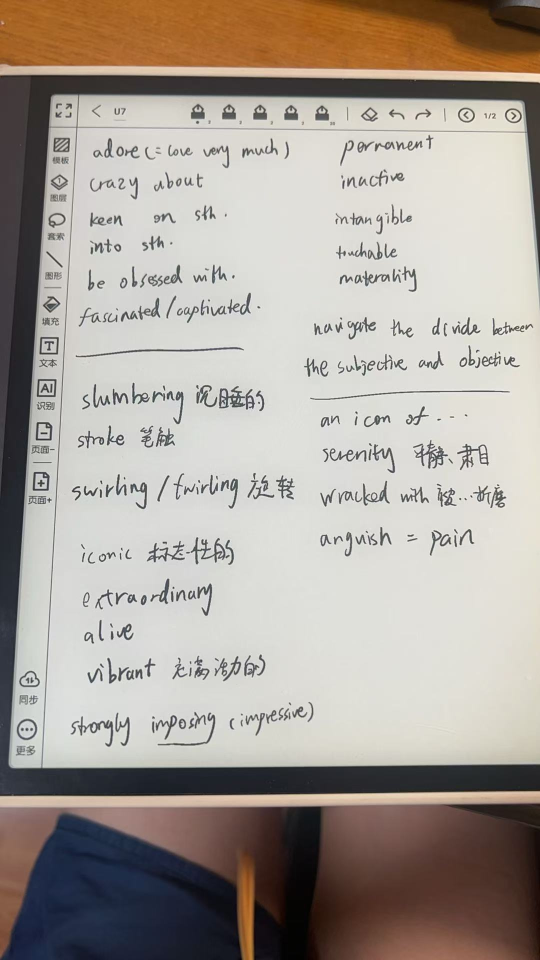
#> input picture test-ocr.jpg, 1080 x 1920 px (shown at 1/2 size)
$ python -i server.py   (imports and definitions only)
#> lines starting #> are read from the running program, lines starting #| are printed output that depends on the picture; after the words box and inside, x2 and y2 are one past the last pixel; in counts of white or black regions, pixels touching at a corner belong together
#!/usr/bin/env python3
"""拍照识词 OCR 微服务（Unlimited-OCR-2 后端 + OpenCV 高亮检测）

流水线：
  1. 透视矫正：把拍歪的书页拉正
  2. HSV 高亮检测：找出荧光笔高亮区域
  3. 红笔标记检测：自适应纸色的敏感 mask（淡笔也能抓）→ 按形状分成
     「圈」与「下划线」，并用「外圈占比 / 填充率 / 圈内印刷墨迹」剔除手写批注
  4. 每个标记在局部 x 范围做墨迹投影定位它圈住的那一行（整页投影会被纸张弧度糊成一块）
  5. 同一行的多个标记只做一次 OCR：该行切横条送 Unlimited-OCR-2（SGLang，
     OpenAI 兼容接口）识别
  6. 行内墨迹投影分词：圈取圈中心最近的词、下划线取覆盖范围内的词；
     再用 ECDict 词表校验，读到词典外的词就换「去笔迹」版重识一次

OCR 后端地址由环境变量 UNLIMITED_OCR_URL 指定，默认 http://127.0.0.1:8014。
"""

import base64
import csv
import json
import logging
import os
import re
import signal
import sys
import time
import unicodedata
from concurrent.futures import ThreadPoolExecutor

import cv2
import numpy as np
import requests
from flask import Flask, request, jsonify

# ===== 配置 =====

OCR_URL = (os.environ.get('UNLIMITED_OCR_URL') or 'http://127.0.0.1:8014').rstrip('/')
OCR_MODEL = os.environ.get('UNLIMITED_OCR_MODEL') or 'Unlimited-OCR-2'
OCR_TIMEOUT = float(os.environ.get('UNLIMITED_OCR_TIMEOUT') or 300)
# 单次请求带几张切片（单图请求更稳；并发数控制同时打给后端的请求数）
OCR_PARALLEL = max(1, int(os.environ.get('UNLIMITED_OCR_PARALLEL') or 3))
# 设 OCR_DEBUG=1 时把标记/行带/取词的判据打到 stderr，便于调参
OCR_DEBUG = bool(os.environ.get('OCR_DEBUG'))
OCR_MAX_TOKENS_PER_IMAGE = int(os.environ.get('UNLIMITED_OCR_MAX_TOKENS_PER_IMAGE') or 512)

# [1 line not run here, left out]
# [1 line that did not run here, left out]

# ===== 常见英文词典（用于粘连词拆分 / 碎片合并 / 圈出误读修正） =====

WORD_DICT = None


# [214 lines left out: functions load_word_dict, split_stuck_word, split_by_punctuation, split_stuck_words, order_points, four_point_transform and 3 more, not called in this run]


def enhance_color_document(img):
    """去除阴影，让纸张变白，但保留墨迹和荧光色。"""
    kernel_size = max(25, min(img.shape[0], img.shape[1]) // 20)
    kernel = cv2.getStructuringElement(cv2.MORPH_RECT, (kernel_size, kernel_size))
    bg = cv2.dilate(img, kernel)
    bg = cv2.GaussianBlur(bg, (21, 21), 0)
    out = 255 * (img.astype(np.float32) / (bg.astype(np.float32) + 1e-7))
    return np.clip(out, 0, 255).astype(np.uint8)


# ===== 高亮 / 墨迹 mask =====

# [90 lines left out: functions extract_highlight_mask, filter_highlight_mask, component_boxes, check_word_highlighted, not called in this run]


# ===== 红笔/黑笔标记检测 =====


# ===== 红笔标记 / 局部行 / 分词 =====

def _red_mask(img):
    hsv = cv2.cvtColor(img, cv2.COLOR_BGR2HSV)
    # V<=235：排除浅粉色荧光笔（V 接近 255），只留红笔
    red1 = cv2.inRange(hsv, np.array([0, 50, 100]), np.array([10, 255, 235]))
    red2 = cv2.inRange(hsv, np.array([170, 50, 100]), np.array([180, 255, 235]))
    return cv2.bitwise_or(red1, red2)


def _dark_mask(img, enhanced=None, mark_mask=None):
    """印刷文字的二值 mask（暗且低饱和），排除标记笔迹与彩色高亮。

    这里要连**敏感**标记 mask 一起排除：学生手写的红笔中文常常又暗又低饱和，
    只按 ``_red_mask``（保守窗口）排不干净，漏下的笔画会被当成「印刷墨迹」，
    于是页边批注也能通过「行内有文字」的校验，凭空造出假词。
    """
    hsv = cv2.cvtColor(img, cv2.COLOR_BGR2HSV)
    # 阈值取在**光照归一化**后的灰阶上：手机拍书页时页边常有阴影，
    # 直接对原图卡 gray<110 会把阴影纸当成墨迹，页边批注因此能骗过校验。
    base = enhanced if enhanced is not None else enhance_color_document(img)
    gray = cv2.cvtColor(base, cv2.COLOR_BGR2GRAY)
    marks = cv2.bitwise_or(_red_mask(img),
                           _mark_mask(img) if mark_mask is None else mark_mask)
    # 不再加「饱和度低」这道门：手机拍的暖色偏照片里，黑字的 S 中位数就有 128，
    # 一刀 S<120 会把整页印刷文字挡掉（实测 sample2 只剩 3% 墨迹、行带碎成 10px 细条）。
    # 彩色干扰已经由上面的 marks 排除，无需再看饱和度。
    dark = (gray < 110).astype(np.uint8)
    dark[marks > 0] = 0
    return dark


# [12 lines left out: function _ocr_source, not called in this run]


def _red_residual(img, ksize=31):
    """红色度 ``R - max(G,B)``，以及它相对「局部纸色」的超出量。"""
    b = img[:, :, 0].astype(np.float32)
    g = img[:, :, 1].astype(np.float32)
    r = img[:, :, 2].astype(np.float32)
    redness = r - np.maximum(g, b)
    red8 = np.clip(redness, 0, 255).astype(np.uint8)
    bg = cv2.medianBlur(red8, ksize).astype(np.float32)
    return redness, redness - bg


def _mark_mask(img):
    """红笔/彩色笔标记的敏感 mask（自适应纸色）。

    实测学生常用很淡的细笔：S 只有 20~40、笔画 1~2px。旧版固定窗口
    （``S>=50`` 且 ``V<=235``）会把这种笔迹切碎成噪点 —— 一张整页照片上
    只剩 0.04% 的红像素、且都是下划线碎片，圈本身完全检不到。

    这里改用「红色度」为主判据，并用大核中值估出纸色、取局部超出量：
    既不会被暖色纸/阴影渐变整片骗成红色，又能抓住淡笔。
    """
    hsv = cv2.cvtColor(img, cv2.COLOR_BGR2HSV)
    redness, resid = _red_residual(img)
    v = hsv[:, :, 2].astype(np.int16)
    s = hsv[:, :, 1].astype(np.int16)
    strong = redness >= 30                       # 正常红笔：绝对红度够
    faint = (resid >= 4) & (redness >= 8)        # 淡笔：只要比周围纸更红
    m = ((strong | faint) & (v >= 45) & (s >= 12)).astype(np.uint8) * 255
    m = cv2.morphologyEx(m, cv2.MORPH_OPEN,
                         cv2.getStructuringElement(cv2.MORPH_ELLIPSE, (3, 3)))
    m = cv2.morphologyEx(m, cv2.MORPH_CLOSE,
                         cv2.getStructuringElement(cv2.MORPH_ELLIPSE, (5, 5)))
    return m


# [16 lines left out: function _ring_score, not called in this run]


MIN_MARK_AREA = 90


# [188 lines left out: functions _erase_marks, detect_marks, _pick_band_for_mark, _local_line_bands, _pick_line_band, _score_ocr_text and 1 more, not called in this run]


def _strip_token(tok):
    return tok.strip('.,;:!?\'"()[]{}“”‘’')


# [83 lines left out: functions _pick_token_and_seg, _clean_circled_prefix, _tokens_in_range, _ocr_strip, not called in this run]


# ===== Unlimited-OCR-2 客户端 =====

_BLOCK_RE = re.compile(r'<BLOCK>(.*?)<FORK>(.*?)(?=<BLOCK>|<PAGE>|$)', re.S)
_BBOX_RE = re.compile(r'\[(-?\d+),\s*(-?\d+),\s*(-?\d+),\s*(-?\d+)\]')
_TAG_RE = re.compile(r'<[^>]+>')


# [114 lines left out: functions _encode_jpeg_b64, _collapse_repeats, _clean_page_text, _ocr_blocks, not called in this run]


# ===== 候选区域切片与分词 =====


# ===== ECDict 词表（与前端 src/lib/dict 同一份，用于校验收词） =====

_WORDS = None
_EDITS_ALPHA = 'abcdefghijklmnopqrstuvwxyz'


# [70 lines left out: functions _ecdict_candidates, _quality, load_words, not called in this run]


def _deaccent(text):
    return ''.join(c for c in unicodedata.normalize('NFKD', text)
                   if not unicodedata.combining(c))


# [40 lines left out: functions _edits1, _dict_ok_or_fix, not called in this run]


_WORD_RE = re.compile(r"^[A-Za-zÀ-ÖØ-öø-ÿ][A-Za-zÀ-ÖØ-öø-ÿ'’\-]*$")
_CJK_RE = re.compile(r'[\u3000-\u303f\u3400-\u9fff\uff00-\uffef]')


# [301 lines left out: functions _looks_like_english_word, _candidates_for_roi, _extract_marked_words, _dedupe_words, ocr_and_detect, handle_ocr and 1 more, not called in this run]


# [14 lines not run here, left out]

>>> import cv2
>>> picture = cv2.imread('../test-ocr.jpg')
#> picture is the input picture: shape (1920, 1080, 3); mean B, G, R 153.7, 161.6, 169.6
>>> result = _dark_mask(picture)
#> in _dark_mask, `hsv = cv2.cvtColor(img, cv2.COLOR_BGR2HSV)`: hsv: shape (1920, 1080, 3); mean H, S, V 39.2, 42.4, 171.8
#> in enhance_color_document, `bg = cv2.dilate(img, kernel)`:
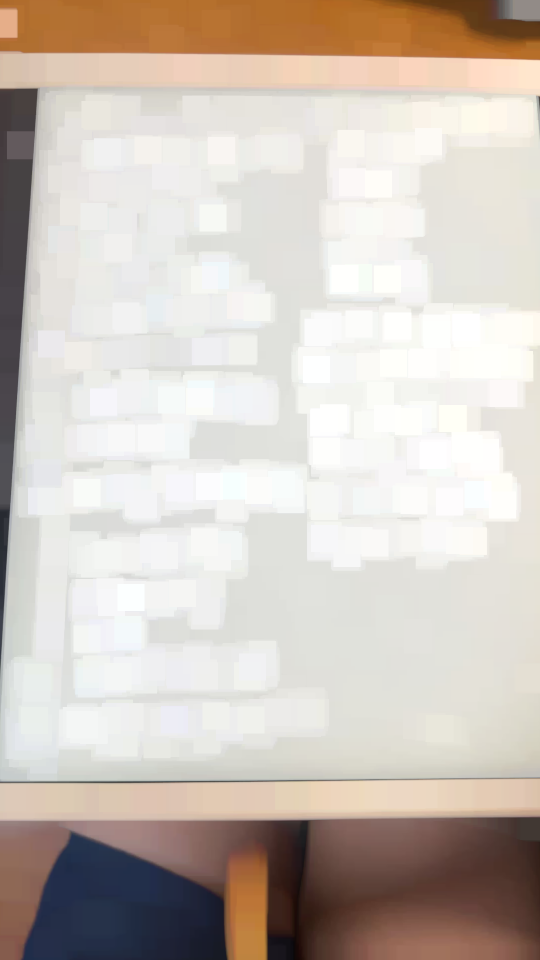
#> bg: shape (1920, 1080, 3) (shown at 1/2 size); mean B, G, R 187.9, 196.2, 205.5
#> in _dark_mask, `gray = cv2.cvtColor(base, cv2.COLOR_BGR2GRAY)`:
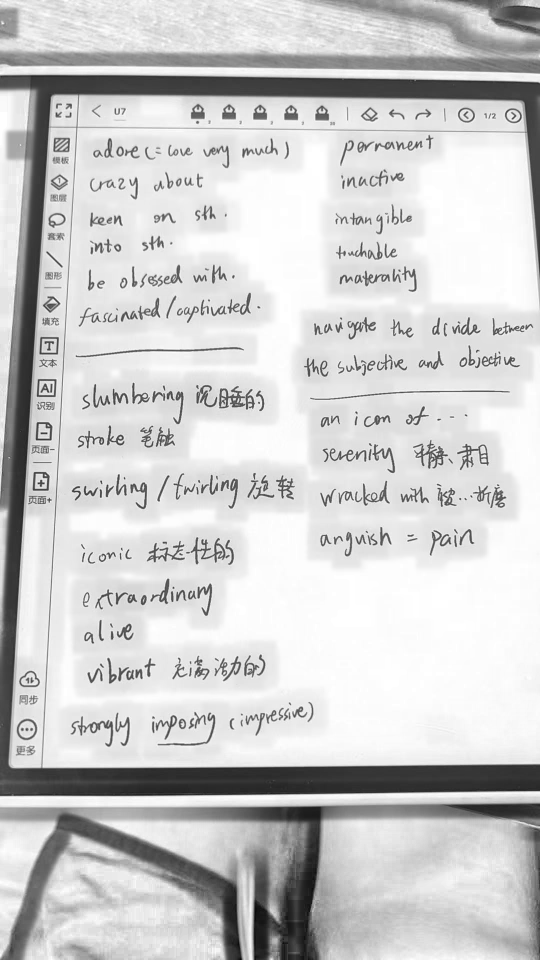
#> gray: shape (1920, 1080) (shown at 1/2 size); min 4, max 255, mean 205.1
#> in _red_mask, `red1 = cv2.inRange(hsv, np.array([0, 50, 100]), np.array([10, 255, 235..`:
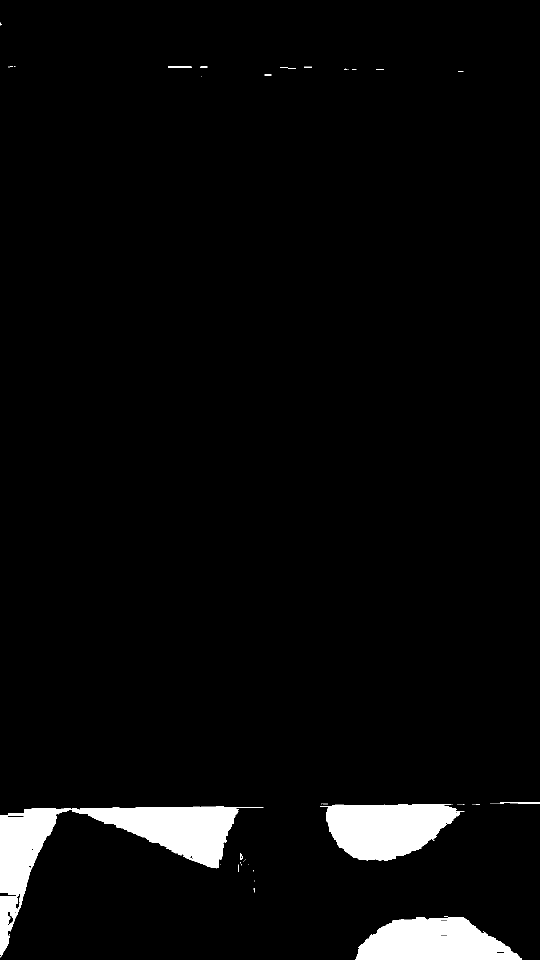
#> red1: shape (1920, 1080) (shown at 1/2 size); 3.9% white; 74 white regions (62 under 20 px), largest, box (x1, y1, x2, y2) and area: (0, 1612, 527, 1915) 37333, (640, 1608, 929, 1722) 22319, (711, 1832, 1044, 1920) 20621
#> in _red_mask, `red2 = cv2.inRange(hsv, np.array([170, 50, 100]), np.array([180, 255, ..`: red2: shape (1920, 1080); 0.01% white in thin lines or dots, all inside (x1, y1, x2, y2) = (6, 1607, 1055, 1906)
#> in _red_residual, `redness = r - np.maximum(g, b)`:
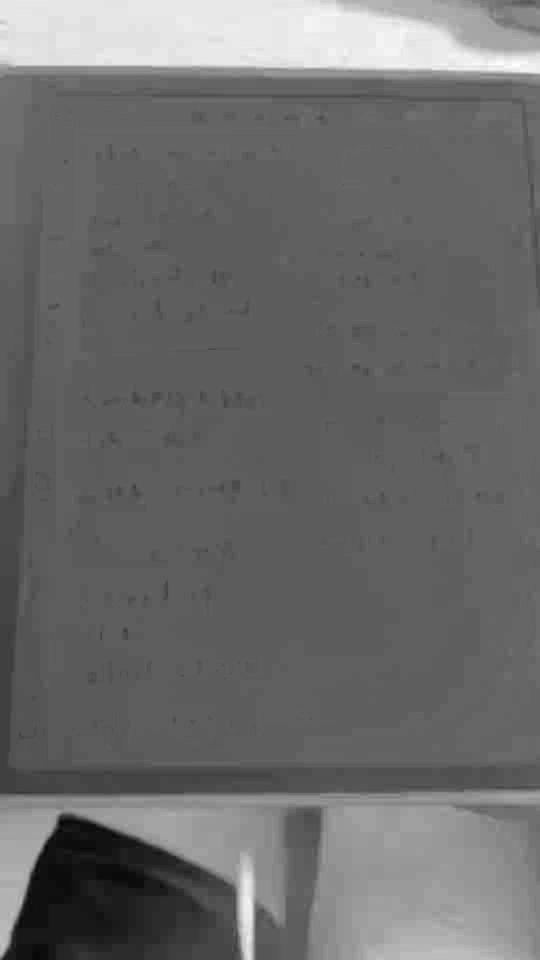
#> redness: shape (1920, 1080) float32 (shown at 1/2 size); min -47, max 80, mean 6.6; drawn with min black and max white
#> in _mark_mask, `redness, resid = _red_residual(img)`:
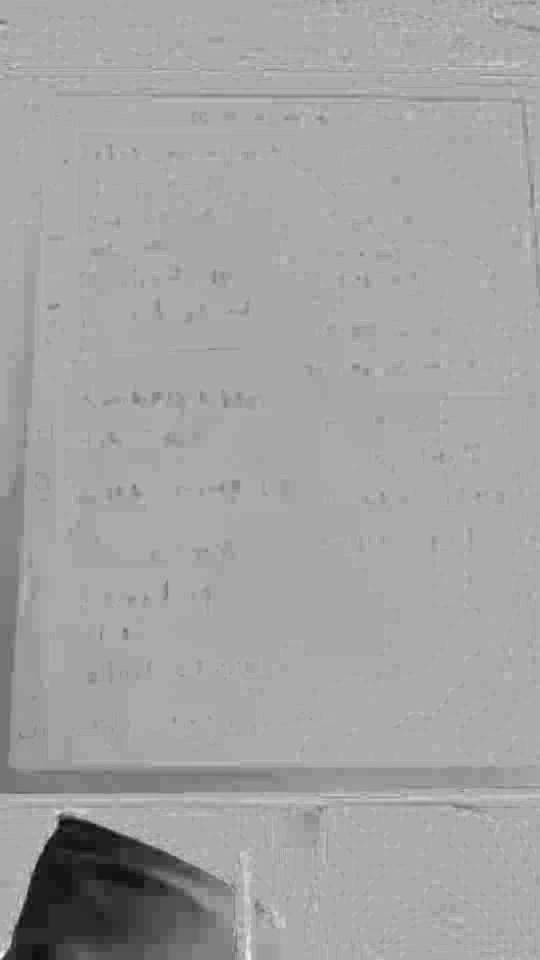
#> resid: shape (1920, 1080) float32 (shown at 1/2 size); min -47, max 23, mean -2.2; drawn with min black and max white
#> in _mark_mask, `s = hsv[:, :, 1].astype(np.int16)`:
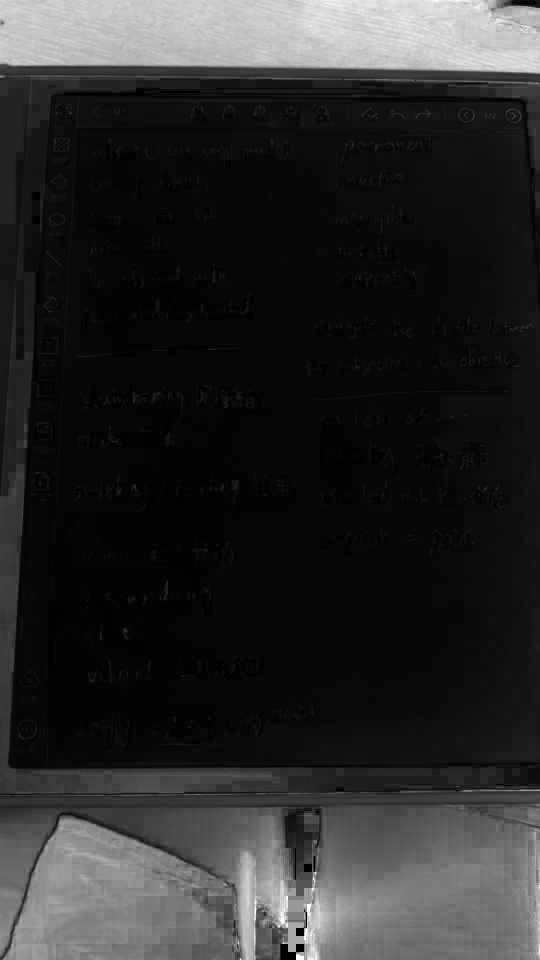
#> s: shape (1920, 1080) int16 (shown at 1/2 size); min 0, max 255, mean 42.4
#> in _mark_mask, `strong = redness >= 30`: strong: shape (1920, 1080) bool; 11.8% white; 46 white regions (25 under 20 px), largest, box (x1, y1, x2, y2) and area: (0, 0, 1080, 151) 143402, (704, 1728, 1064, 1920) 46839, (0, 1621, 119, 1912) 15586
#> in _mark_mask, `faint = (resid >= 4) & (redness >= 8)`: faint: shape (1920, 1080) bool; 0.86% white; 807 white regions (691 under 20 px), largest, box (x1, y1, x2, y2) and area: (480, 1702, 505, 1920) 2824, (736, 1587, 1080, 1604) 2183, (476, 1594, 601, 1608) 942
#> in _mark_mask, `m = ((strong | faint) & (v >= 45) & (s >= 12)).astype(np.uint8) * 255`: m: shape (1920, 1080); 12.2% white; 462 white regions (399 under 20 px), largest, box (x1, y1, x2, y2) and area: (0, 0, 1080, 151) 143404, (704, 1728, 1064, 1920) 46839, (0, 1617, 126, 1917) 15874
#> in _mark_mask, `m = cv2.morphologyEx(m, cv2.MORPH_OPEN, cv2.getStructuringElement(cv2...`: m: shape (1920, 1080); 12.1% white; 67 white regions (14 under 20 px), largest, box (x1, y1, x2, y2) and area: (0, 0, 1080, 151) 143375, (704, 1728, 1064, 1920) 46819, (0, 1617, 125, 1917) 15800
#> in _mark_mask, `m = cv2.morphologyEx(m, cv2.MORPH_CLOSE, cv2.getStructuringElement(cv2..`: m: shape (1920, 1080); 12.1% white; 54 white regions (7 under 20 px), largest, box (x1, y1, x2, y2) and area: (0, 0, 1080, 152) 143569, (686, 1728, 1064, 1920) 47528, (0, 1616, 181, 1917) 16415
#> in _dark_mask, `marks = cv2.bitwise_or(_red_mask(img), _mark_mask(img) if mark_mask is..`: marks: shape (1920, 1080); 12.9% white; 75 white regions (32 under 20 px), largest, box (x1, y1, x2, y2) and area: (0, 0, 1080, 152) 143571, (686, 1728, 1064, 1920) 47528, (0, 1612, 527, 1917) 38636
#> in _dark_mask, `dark = (gray < 110).astype(np.uint8)`: dark: shape (1920, 1080); values 0 (black) and 1 (white), 12.2% white; 665 white regions (330 under 20 px), largest, box (x1, y1, x2, y2) and area: (0, 150, 1080, 1592) 142117, (442, 1613, 677, 1920) 27515, (10, 1626, 485, 1920) 24475
#> in _dark_mask, `dark[marks > 0] = 0`:
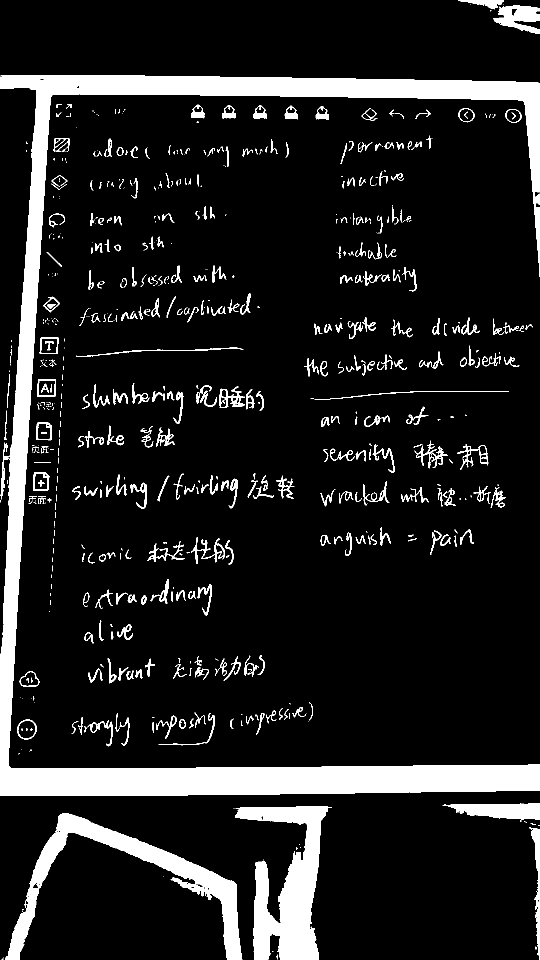
#> dark: shape (1920, 1080) (shown at 1/2 size); values 0 (black) and 1 (white), 12.1% white; 661 white regions (326 under 20 px), largest, box (x1, y1, x2, y2) and area: (0, 150, 1080, 1592) 141949, (470, 1613, 664, 1920) 26882, (10, 1626, 485, 1920) 24474
